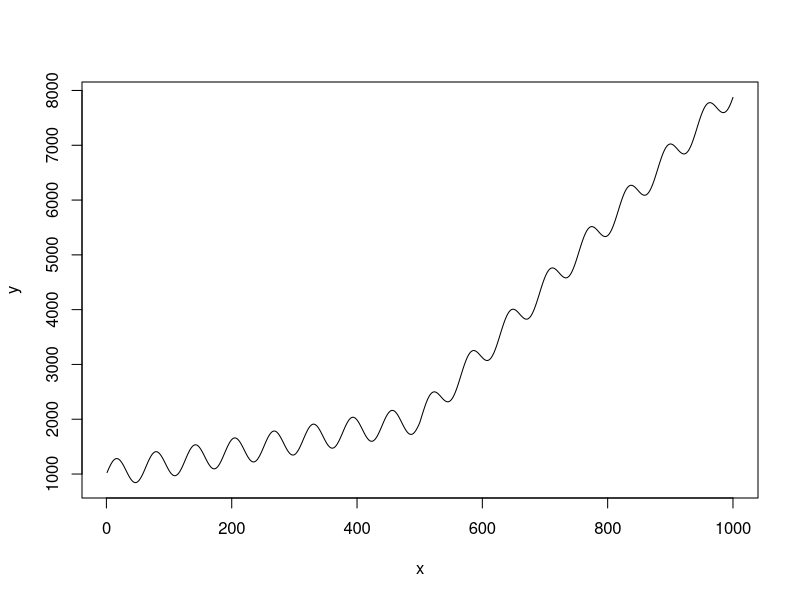

This figure's R source: (Note: this script raises an error after producing the figure.)
library(data.table)
x=1:1000
y = 1000 + 2*x + 250*sin(x/10)
y = y + ifelse(x>500, 10*x-10*500, 0)
plot(y~x, type='l')
fwrite(data.table(y, x), '~/datasets/sine_plus_trend.csv')